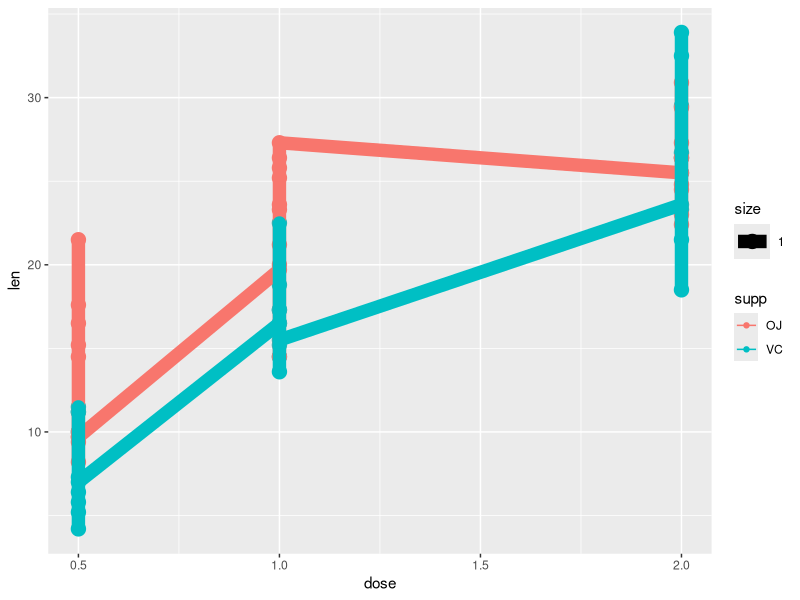

This figure's R source:
## ---- chunk 1
Sys.setenv(cache.path = "cache")
knitr::opts_chunk$set(cache=TRUE)

# helper function to install/load the packages if they are missing
usePackage <- function(p) {
    if (!is.element(p, installed.packages()[,1]))
        install.packages(p, dep = TRUE)
    require(p, character.only = TRUE)
}
## ---- chunk 2
usePackage("datasets")
usePackage("pastecs")
usePackage("stats")
usePackage("R.utils")
usePackage("dtplyr")
usePackage("ggplot2")
usePackage("grid")
usePackage("reshape2")

data("ToothGrowth")
head(ToothGrowth)
str(ToothGrowth)
g <- ggplot(ToothGrowth, aes(x = dose, y = len, color = supp, size = 1)) + geom_point() + geom_line()
g
#g <- ggplot(ToothGrowth, aes(x = dose, y = len, dose = factor(supp)))
#g <- g + geom_line(size = 1, aes(colour = supp)) + geom_point(size =10, pch = 21, fill = "salmon", alpha = .5)
#g
## ---- chunk 3
vctg05<- subset(ToothGrowth, supp=="VC" & dose == 0.5)[,1]
vctg10<- subset(ToothGrowth, supp=="VC" & dose == 1.0)[,1] 
vctg20<- subset(ToothGrowth, supp=="VC" & dose == 2.0)[,1] 
ojtg05<- subset(ToothGrowth, supp=="OJ" & dose == 0.5)[,1] 
ojtg10<- subset(ToothGrowth, supp=="OJ" & dose == 1.0)[,1]
ojtg20<- subset(ToothGrowth, supp=="OJ" & dose == 2.0)[,1]
## ---- chunk 4
t.test(vctg10, vctg05, paired = FALSE, var.equal = FALSE)
t.test(vctg20, vctg05, paired = FALSE, var.equal = FALSE)
## ---- chunk 5
t.test(ojtg10, ojtg05, paired = FALSE, var.equal = FALSE)
t.test(ojtg20, ojtg05, paired = FALSE, var.equal = FALSE)
